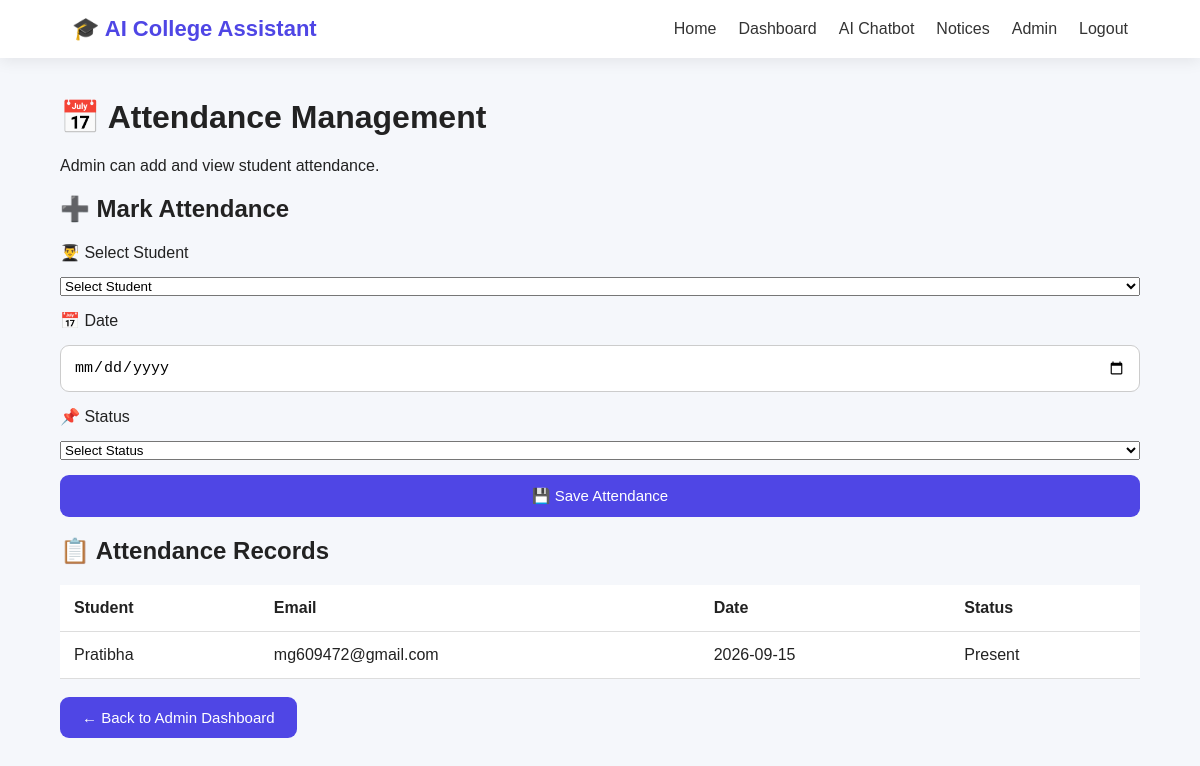
The app's page /attendance (signed in) with its own data.
### tables this page shows
CREATE TABLE attendance (
            id INTEGER PRIMARY KEY AUTOINCREMENT,
            student_id INTEGER NOT NULL,
            attendance_date TEXT NOT NULL,
            status TEXT NOT NULL,
            FOREIGN KEY (student_id) REFERENCES users(id)
        );

CREATE TABLE users (
            id INTEGER PRIMARY KEY AUTOINCREMENT,
            name TEXT NOT NULL,
            email TEXT UNIQUE NOT NULL,
            password TEXT NOT NULL,
            role TEXT DEFAULT 'student'
        );

### app.py (the view, shortened to what this page needs)
@app.route("/attendance", methods=["GET", "POST"])
def attendance():
    if not session.get("user_id"):
        flash("Please login first.")
        return redirect(url_for("login"))
    if session.get("role") != "admin":
        flash("Admin access required.")
        return redirect(url_for("dashboard"))
    conn = get_db()
    students = conn.execute(
        """
        SELECT id, name, email
        FROM users
        WHERE role = 'student'
        ORDER BY name
        """
    ).fetchall()
    attendance_records = conn.execute(
        """
        SELECT
            attendance.id,
            users.name,
            users.email,
            attendance.attendance_date,
            attendance.status
        FROM attendance
        JOIN users
        ON attendance.student_id = users.id
        ORDER BY attendance.attendance_date DESC
        """
    ).fetchall()
    conn.close()
    return render_template(
        "attendance.html",
        students=students,
        attendance_records=attendance_records
    )

### database.py (called while the page is built)
def get_db():
    conn = sqlite3.connect(DATABASE)
    conn.row_factory = sqlite3.Row
    return conn

### templates/attendance.html (shortened to what this page needs)
{% extends "base.html" %}
{% block content %}
<div class="container">
    <h1>📅 Attendance Management</h1>
    <p>Admin can add and view student attendance.</p>
    <div class="admin-form">
        <h2>➕ Mark Attendance</h2>
        <form method="POST">
            <label>👨‍🎓 Select Student</label>
            <select name="student_id" required>
                <option value="">Select Student</option>
            </select>
            <label>📅 Date</label>
            <input
                type="date"
                name="attendance_date"
                required
            >
            <label>📌 Status</label>
            <select name="status" required>
                <option value="">Select Status</option>
            </select>
            <button type="submit" class="btn">
                💾 Save Attendance
            </button>
        </form>
    </div>
    <div class="admin-form">
        <h2>📋 Attendance Records</h2>
        {% if attendance_records %}
        <table>
            <tr>
                <th>Student</th>
                <th>Email</th>
                <th>Date</th>
                <th>Status</th>
            </tr>
            {% for record in attendance_records %}
            <tr>
                <td>{{ record.name }}</td>
                <td>{{ record.email }}</td>
                <td>{{ record.attendance_date }}</td>
                <td>{{ record.status }}</td>
            </tr>
            {% endfor %}
        </table>
        {% else %}
        <p>📭 No attendance records found.</p>
        {% endif %}
    </div>
    <br>
    <a href="/admin" class="btn">
        ← Back to Admin Dashboard
    </a>
</div>
{% endblock %}

### static/style.css (style rules this page uses)
* { box-sizing: border-box; }
body { margin: 0; font-family: Arial, sans-serif; background: #f5f7fb; color: #222; }
.btn, button { display: inline-block; padding: 12px 22px; background: #4f46e5; color: white; border: none; border-radius: 9px; text-decoration: none; cursor: pointer; font-size: 15px; }
.container { width: 90%; max-width: 1100px; margin: 40px auto; }
form { display: flex; flex-direction: column; gap: 15px; }
input, textarea { width: 100%; padding: 13px; border: 1px solid #ccc; border-radius: 9px; font-size: 15px; }
table { width: 100%; border-collapse: collapse; background: white; }
th, td { padding: 14px; border-bottom: 1px solid #ddd; text-align: left; }

### records on screen
attendance: name "Pratibha", email "mg609472@gmail.com", attendance_date "2026-09-15", status "Present"
